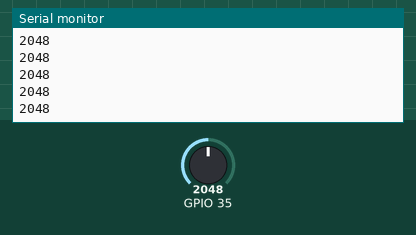
Simulated run of this sketch. Board: ESP32. Parts: the last lines printed to the serial monitor. Inputs (shaded band) come from the test bench; at power-on: GPIO 35 = 2048.

Above: at 1.2 s.
1.3 s: GPIO 35 set to 2866
At 1.9 s:
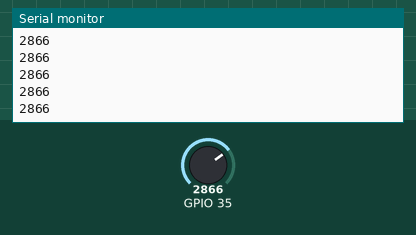
2.8 s: GPIO 35 set to 3603
At 3.4 s:
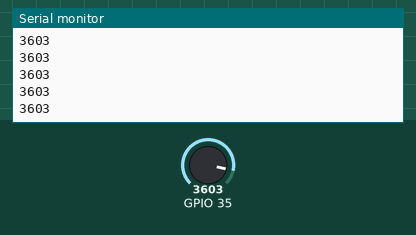
Timing chart, 0 to 5.8 s (numbered marks = the images above; inputs shaded):
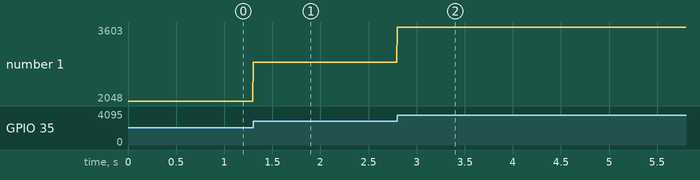

The sketch:

sketch_mar02a.ino
```cpp
void setup() {
  pinMode(35, INPUT);
  Serial.begin(74880);
  // put your setup code here, to run once:
}

void loop() {
  int dac;
  float volt;

  dac = analogRead(35);
  volt = dac * 3.3 / 4096;
  Serial.println(dac);
  delay(5);
  // put your main code here, to run repeatedly:
}
```

Measured:
- after the input at 1.3 s, the serial monitor: prints a new line at once (image 1)
- after the input at 2.8 s, the serial monitor: prints a new line at once (image 2)
- plotted number 1: 2048 → 2866 after the input at 1.3 s, 2866 → 3603 after the input at 2.8 s
